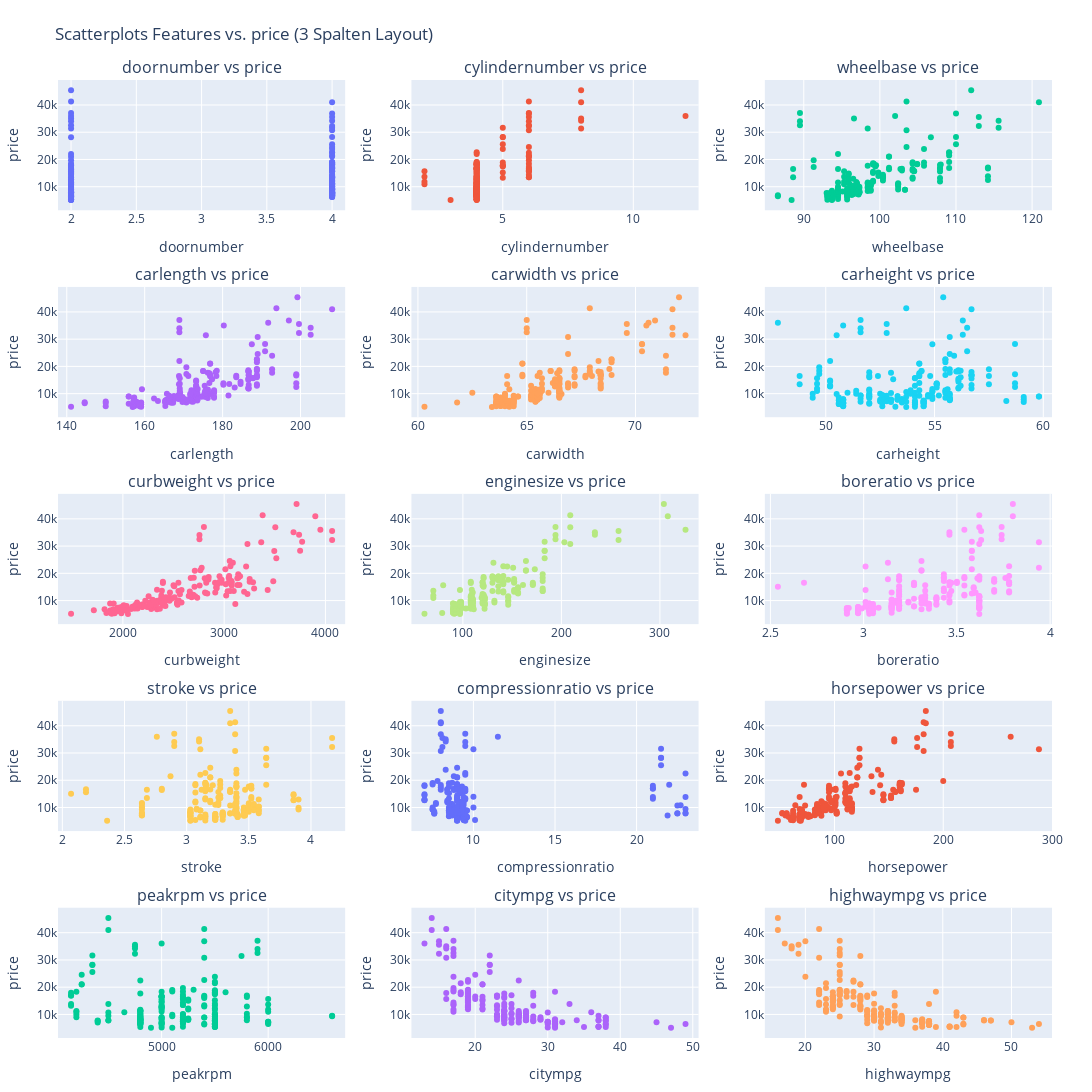

The cell this chart's notebook holds for it:
### Markdown cell above
## 2.2 Explorative Datenanalyse (EDA)

### Code cell
numerical_columns = ['doornumber','cylindernumber','wheelbase', 'carlength', 'carwidth', 'carheight', 'curbweight',
                     'enginesize', 'boreratio', 'stroke', 'compressionratio', 'horsepower',
                     'peakrpm', 'citympg', 'highwaympg']

target = 'price'
# Annahme: df ist dein DataFrame und features_for_scatter deine Liste der Features
# Beispielhafte Berechnung der Achsenbereiche, wie zuvor bestimmt (hier musst du ggf. deine realen Daten nutzen)
features_for_scatter = [f for f in numerical_columns if f != target]
print(features_for_scatter)
feature_ranges = {
    feature: (df[feature].min(), df[feature].max()) for feature in features_for_scatter
}

# Subplot-Layout mit 3 Spalten und entsprechender Zeilenanzahl
num_features = len(features_for_scatter)
num_cols = 3
num_rows = (num_features + num_cols - 1) // num_cols

fig = make_subplots(
    rows=num_rows, cols=num_cols,
    subplot_titles=[f"{feat} vs {target}" for feat in features_for_scatter],
    vertical_spacing=0.08  # Weniger Abstand zwischen den Reihen
)

#fig = make_subplots(rows=num_rows, cols=num_cols,subplot_titles=[f"{feat} vs {target}" for feat in features_for_scatter])

for i, feature in enumerate(features_for_scatter):
    row = i // num_cols + 1
    col = i % num_cols + 1
    # 5% Padding links und rechts für x-Achse
    x_min, x_max = feature_ranges[feature]
    x_range_pad = (x_max - x_min) * 0.05
    x_axis_range = [x_min - x_range_pad, x_max + x_range_pad]

    scatter = go.Scatter(x=df[feature], y=df[target], mode='markers', name=feature)
    fig.add_trace(scatter, row=row, col=col)

    # Setze die x-Achse des Subplots mit Range und angemessener Tick-Anzahl
    fig.update_xaxes(range=x_axis_range, row=row, col=col, nticks=5)

    # Label für jede Achse hinzufügen (optional)
    fig.update_xaxes(title_text=feature, row=row, col=col)
    fig.update_yaxes(title_text=target, row=row, col=col)

# Layout anpassen: Grösse, Abstand, Titel
fig.update_layout(height=300*num_rows, width=1300,  # statt 1000 jetzt 1200 für +20%
                  title_text="Scatterplots Features vs. price (3 Spalten Layout)",
                  showlegend=False,
                  margin=dict(l=40, r=40, t=80, b=40))


fig.show()

### Figure 1 — Plotly figure (JSON) as saved in the notebook; plotly's stock layout.template omitted (floating-point values rounded to 4 significant figures; data arrays with more than 128 entries replaced by an {"elided": "..."} marker saying what was removed)
{"data": [{"mode": "markers", "name": "doornumber", "type": "scatter", "x": {"elided": "205 int values"}, "xaxis": "x", "y": {"elided": "205 float values"}, "yaxis": "y"}, {"mode": "markers", "name": "cylindernumber", "type": "scatter", "x": {"elided": "205 int values"}, "xaxis": "x2", "y": {"elided": "205 float values"}, "yaxis": "y2"}, {"mode": "markers", "name": "wheelbase", "type": "scatter", "x": {"elided": "205 float values"}, "xaxis": "x3", "y": {"elided": "205 float values"}, "yaxis": "y3"}, {"mode": "markers", "name": "carlength", "type": "scatter", "x": {"elided": "205 float values"}, "xaxis": "x4", "y": {"elided": "205 float values"}, "yaxis": "y4"}, {"mode": "markers", "name": "carwidth", "type": "scatter", "x": {"elided": "205 float values"}, "xaxis": "x5", "y": {"elided": "205 float values"}, "yaxis": "y5"}, {"mode": "markers", "name": "carheight", "type": "scatter", "x": {"elided": "205 float values"}, "xaxis": "x6", "y": {"elided": "205 float values"}, "yaxis": "y6"}, {"mode": "markers", "name": "curbweight", "type": "scatter", "x": {"elided": "205 int values"}, "xaxis": "x7", "y": {"elided": "205 float values"}, "yaxis": "y7"}, {"mode": "markers", "name": "enginesize", "type": "scatter", "x": {"elided": "205 int values"}, "xaxis": "x8", "y": {"elided": "205 float values"}, "yaxis": "y8"}, {"mode": "markers", "name": "boreratio", "type": "scatter", "x": {"elided": "205 float values"}, "xaxis": "x9", "y": {"elided": "205 float values"}, "yaxis": "y9"}, {"mode": "markers", "name": "stroke", "type": "scatter", "x": {"elided": "205 float values"}, "xaxis": "x10", "y": {"elided": "205 float values"}, "yaxis": "y10"}, {"mode": "markers", "name": "compressionratio", "type": "scatter", "x": {"elided": "205 float values"}, "xaxis": "x11", "y": {"elided": "205 float values"}, "yaxis": "y11"}, {"mode": "markers", "name": "horsepower", "type": "scatter", "x": {"elided": "205 int values"}, "xaxis": "x12", "y": {"elided": "205 float values"}, "yaxis": "y12"}, {"mode": "markers", "name": "peakrpm", "type": "scatter", "x": {"elided": "205 int values"}, "xaxis": "x13", "y": {"elided": "205 float values"}, "yaxis": "y13"}, {"mode": "markers", "name": "citympg", "type": "scatter", "x": {"elided": "205 int values"}, "xaxis": "x14", "y": {"elided": "205 float values"}, "yaxis": "y14"}, {"mode": "markers", "name": "highwaympg", "type": "scatter", "x": {"elided": "205 int values"}, "xaxis": "x15", "y": {"elided": "205 float values"}, "yaxis": "y15"}], "layout": {"annotations": [{"font": {"size": 16}, "showarrow": false, "text": "doornumber vs price", "x": 0.1444, "xanchor": "center", "xref": "paper", "y": 1.0, "yanchor": "bottom", "yref": "paper"}, {"font": {"size": 16}, "showarrow": false, "text": "cylindernumber vs price", "x": 0.5, "xanchor": "center", "xref": "paper", "y": 1.0, "yanchor": "bottom", "yref": "paper"}, {"font": {"size": 16}, "showarrow": false, "text": "wheelbase vs price", "x": 0.8556, "xanchor": "center", "xref": "paper", "y": 1.0, "yanchor": "bottom", "yref": "paper"}, {"font": {"size": 16}, "showarrow": false, "text": "carlength vs price", "x": 0.1444, "xanchor": "center", "xref": "paper", "y": 0.784, "yanchor": "bottom", "yref": "paper"}, {"font": {"size": 16}, "showarrow": false, "text": "carwidth vs price", "x": 0.5, "xanchor": "center", "xref": "paper", "y": 0.784, "yanchor": "bottom", "yref": "paper"}, {"font": {"size": 16}, "showarrow": false, "text": "carheight vs price", "x": 0.8556, "xanchor": "center", "xref": "paper", "y": 0.784, "yanchor": "bottom", "yref": "paper"}, {"font": {"size": 16}, "showarrow": false, "text": "curbweight vs price", "x": 0.1444, "xanchor": "center", "xref": "paper", "y": 0.568, "yanchor": "bottom", "yref": "paper"}, {"font": {"size": 16}, "showarrow": false, "text": "enginesize vs price", "x": 0.5, "xanchor": "center", "xref": "paper", "y": 0.568, "yanchor": "bottom", "yref": "paper"}, {"font": {"size": 16}, "showarrow": false, "text": "boreratio vs price", "x": 0.8556, "xanchor": "center", "xref": "paper", "y": 0.568, "yanchor": "bottom", "yref": "paper"}, {"font": {"size": 16}, "showarrow": false, "text": "stroke vs price", "x": 0.1444, "xanchor": "center", "xref": "paper", "y": 0.352, "yanchor": "bottom", "yref": "paper"}, {"font": {"size": 16}, "showarrow": false, "text": "compressionratio vs price", "x": 0.5, "xanchor": "center", "xref": "paper", "y": 0.352, "yanchor": "bottom", "yref": "paper"}, {"font": {"size": 16}, "showarrow": false, "text": "horsepower vs price", "x": 0.8556, "xanchor": "center", "xref": "paper", "y": 0.352, "yanchor": "bottom", "yref": "paper"}, {"font": {"size": 16}, "showarrow": false, "text": "peakrpm vs price", "x": 0.1444, "xanchor": "center", "xref": "paper", "y": 0.136, "yanchor": "bottom", "yref": "paper"}, {"font": {"size": 16}, "showarrow": false, "text": "citympg vs price", "x": 0.5, "xanchor": "center", "xref": "paper", "y": 0.136, "yanchor": "bottom", "yref": "paper"}, {"font": {"size": 16}, "showarrow": false, "text": "highwaympg vs price", "x": 0.8556, "xanchor": "center", "xref": "paper", "y": 0.136, "yanchor": "bottom", "yref": "paper"}], "height": 1500, "margin": {"b": 40, "l": 40, "r": 40, "t": 80}, "showlegend": false, "title": {"text": "Scatterplots Features vs. price (3 Spalten Layout)"}, "width": 1300, "xaxis": {"anchor": "y", "domain": [0, 0.2889], "nticks": 5, "range": [1.9, 4.1], "title": {"text": "doornumber"}}, "xaxis10": {"anchor": "y10", "domain": [0, 0.2889], "nticks": 5, "range": [1.965, 4.275], "title": {"text": "stroke"}}, "xaxis11": {"anchor": "y11", "domain": [0.3556, 0.6444], "nticks": 5, "range": [6.2, 23.8], "title": {"text": "compressionratio"}}, "xaxis12": {"anchor": "y12", "domain": [0.7111, 1], "nticks": 5, "range": [36, 300], "title": {"text": "horsepower"}}, "xaxis13": {"anchor": "y13", "domain": [0, 0.2889], "nticks": 5, "range": [4028.0, 6722.0], "title": {"text": "peakrpm"}}, "xaxis14": {"anchor": "y14", "domain": [0.3556, 0.6444], "nticks": 5, "range": [11.2, 50.8], "title": {"text": "citympg"}}, "xaxis15": {"anchor": "y15", "domain": [0.7111, 1], "nticks": 5, "range": [14.1, 55.9], "title": {"text": "highwaympg"}}, "xaxis2": {"anchor": "y2", "domain": [0.3556, 0.6444], "nticks": 5, "range": [1.5, 12.5], "title": {"text": "cylindernumber"}}, "xaxis3": {"anchor": "y3", "domain": [0.7111, 1], "nticks": 5, "range": [84.88, 122.6], "title": {"text": "wheelbase"}}, "xaxis4": {"anchor": "y4", "domain": [0, 0.2889], "nticks": 5, "range": [137.8, 211.4], "title": {"text": "carlength"}}, "xaxis5": {"anchor": "y5", "domain": [0.3556, 0.6444], "nticks": 5, "range": [59.7, 72.9], "title": {"text": "carwidth"}}, "xaxis6": {"anchor": "y6", "domain": [0.7111, 1], "nticks": 5, "range": [47.2, 60.4], "title": {"text": "carheight"}}, "xaxis7": {"anchor": "y7", "domain": [0, 0.2889], "nticks": 5, "range": [1359.0, 4195.0], "title": {"text": "curbweight"}}, "xaxis8": {"anchor": "y8", "domain": [0.3556, 0.6444], "nticks": 5, "range": [47.75, 339.2], "title": {"text": "enginesize"}}, "xaxis9": {"anchor": "y9", "domain": [0.7111, 1], "nticks": 5, "range": [2.47, 4.01], "title": {"text": "boreratio"}}, "yaxis": {"anchor": "x", "domain": [0.864, 1.0], "title": {"text": "price"}}, "yaxis10": {"anchor": "x10", "domain": [0.216, 0.352], "title": {"text": "price"}}, "yaxis11": {"anchor": "x11", "domain": [0.216, 0.352], "title": {"text": "price"}}, "yaxis12": {"anchor": "x12", "domain": [0.216, 0.352], "title": {"text": "price"}}, "yaxis13": {"anchor": "x13", "domain": [0, 0.136], "title": {"text": "price"}}, "yaxis14": {"anchor": "x14", "domain": [0, 0.136], "title": {"text": "price"}}, "yaxis15": {"anchor": "x15", "domain": [0, 0.136], "title": {"text": "price"}}, "yaxis2": {"anchor": "x2", "domain": [0.864, 1.0], "title": {"text": "price"}}, "yaxis3": {"anchor": "x3", "domain": [0.864, 1.0], "title": {"text": "price"}}, "yaxis4": {"anchor": "x4", "domain": [0.648, 0.784], "title": {"text": "price"}}, "yaxis5": {"anchor": "x5", "domain": [0.648, 0.784], "title": {"text": "price"}}, "yaxis6": {"anchor": "x6", "domain": [0.648, 0.784], "title": {"text": "price"}}, "yaxis7": {"anchor": "x7", "domain": [0.432, 0.568], "title": {"text": "price"}}, "yaxis8": {"anchor": "x8", "domain": [0.432, 0.568], "title": {"text": "price"}}, "yaxis9": {"anchor": "x9", "domain": [0.432, 0.568], "title": {"text": "price"}}}}
